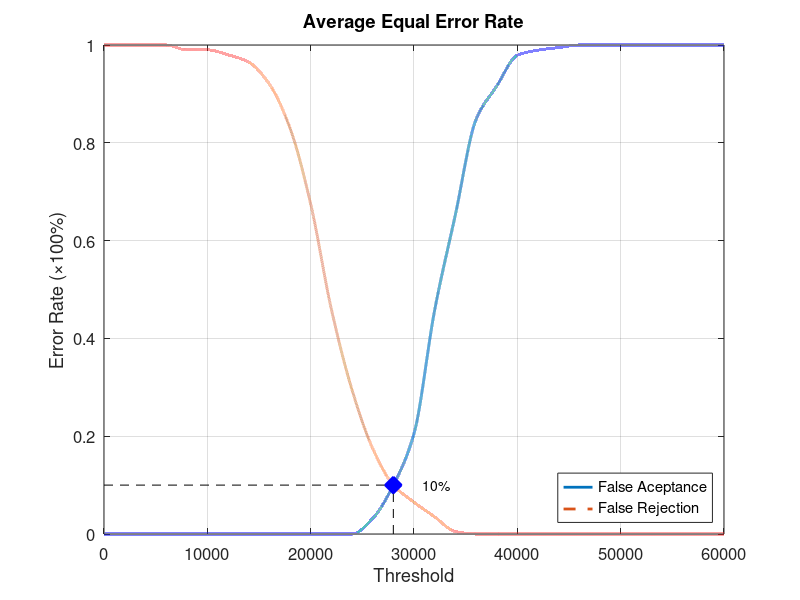
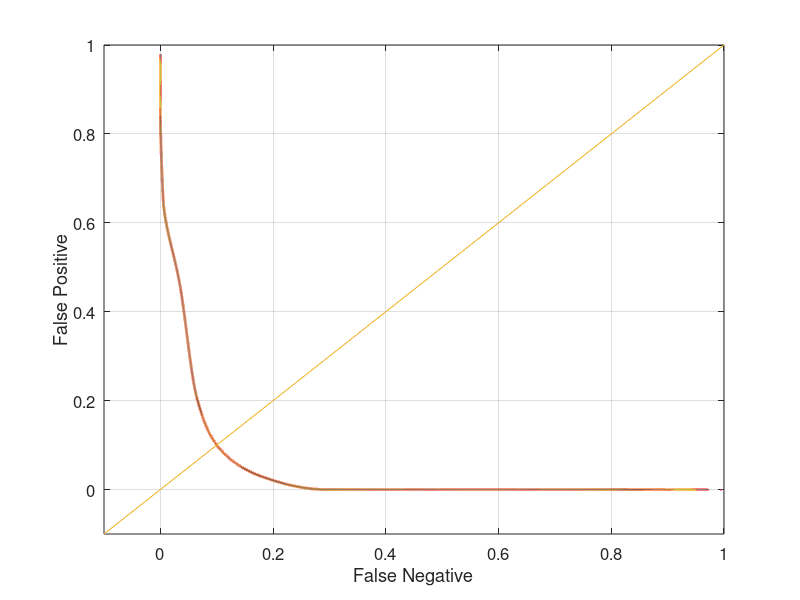

Write MATLAB code to recreate these figures, in order.
function yEER = Database2_1
close all;
clear;
clc;
x = 0:2000:60000;
xq = 0:0.5:60000;

y0 = [0 0 0 0 0 0 0 0 0 0 0 0 0 0.0315789 0.1 0.205263 0.457895 0.652632 0.847368 0.915789 0.978947 0.989474 0.994737 1 1 1 1 1 1 1 1];
yy0 = interp1(x, y0, xq, 'pchip');
y1 = [1 1 1 1 0.99 0.99 0.98 0.965 0.92 0.83 0.675 0.46 0.295 0.175 0.1 0.065 0.035 0.005 0 0 0 0 0 0 0 0 0 0 0 0 0];
yy1 = interp1(x, y1, xq, 'pchip');

% Calculating EER: 
y2 = abs(y0 - y1);
find(y2 == min(y2))
yy2 = abs(yy0 - yy1);
xEER = find(yy2 == min(yy2));
xEERIndex = xq(xEER) % X-axis EER
yEER = yy0(xEER) % Y-axis EER

main = figure
plot(xq, yy0,'-','LineWidth', 2);	hold on
plot(xq, yy1,'--','LineWidth', 2);	hold on
plot([xEERIndex xEERIndex], [0 yEER], 'k--');	hold on
plot([0 xEERIndex], [yEER yEER], 'k--');	hold on
plot(xEERIndex, yEER, 'bx', 'LineWidth', 10);	hold on
text(xEERIndex + 10 * xEERIndex / 100, yEER, [num2str(round((10000 * yEER)) / 100) '%'])
legend('False Aceptance', 'False Rejection', 'Location', 'SouthEast')
xlabel('Threshold')
ylabel('Error Rate (\times100%)')
title('Average Equal Error Rate')
set(gca, 'FontSize', 12)
axis([0 60000 0 1])
grid on

print(main, 'Database2_1Main', '-dpng');
FNRxFPR = figure('Color', [1 1 1]);
plot(yy1, yy0, '-', yy1, yy0, 'LineWidth', 2);
hold on
y = -0.1:0.1:1
plot(y, y); 
set(gca, 'FontSize', 12)
xlabel('False Negative')
ylabel('False Positive')
axis([-0.1 1 -0.1 1])
set(gca, 'FontSize', 12)
grid on

print(FNRxFPR, 'Database2_1FNRxFPR','-dpng');
end
